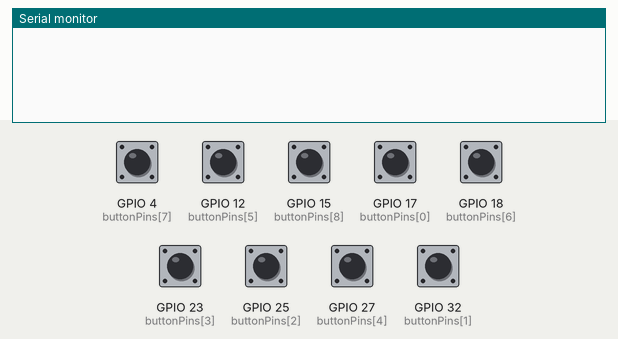
This sketch was run on a simulated ESP32. Shown: the last lines printed to the serial monitor. The inputs (shaded band) are chosen by the test bench; at power-on: GPIO 4 (buttonPins[7]), GPIO 12 (buttonPins[5]), GPIO 15 (buttonPins[8]), GPIO 17 (buttonPins[0]), GPIO 18 (buttonPins[6]), GPIO 23 (buttonPins[3]), GPIO 25 (buttonPins[2]), GPIO 27 (buttonPins[4]), GPIO 32 (buttonPins[1]) HIGH.

Above: at 1.2 s.
1.3 s: GPIO 4 (buttonPins[7]) pulled LOW for 0.15 s
At 2.5 s:
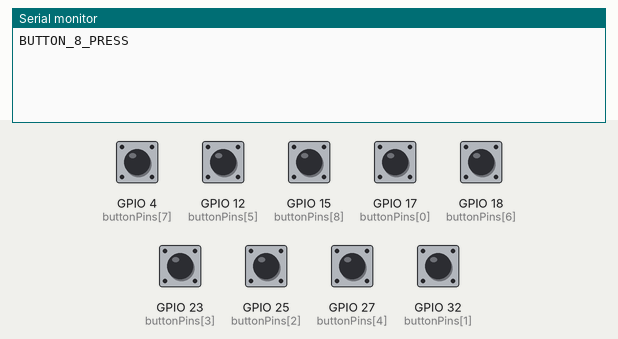
2.9 s: GPIO 12 (buttonPins[5]) pulled LOW for 0.15 s
At 3.7 s:
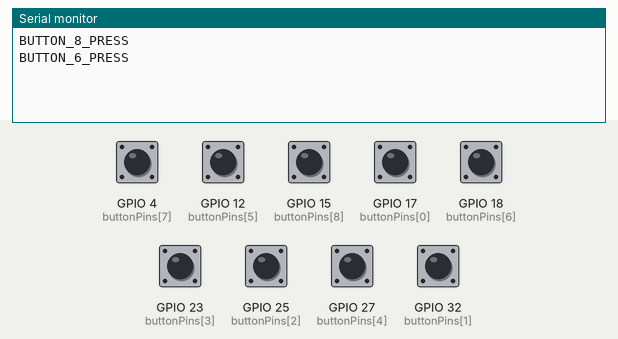
4.5 s: GPIO 15 (buttonPins[8]) pulled LOW for 0.15 s
At 5.8 s:
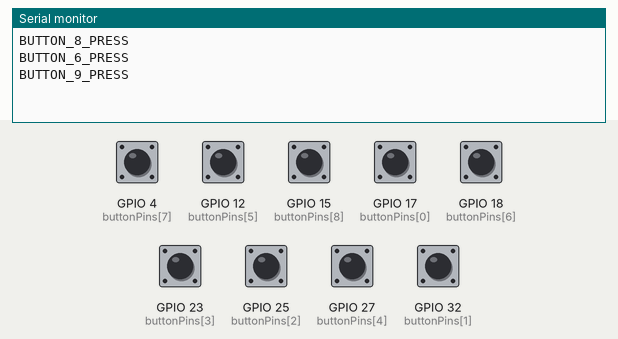
6.1 s: GPIO 17 (buttonPins[0]) pulled LOW for 0.15 s
At 7.4 s:
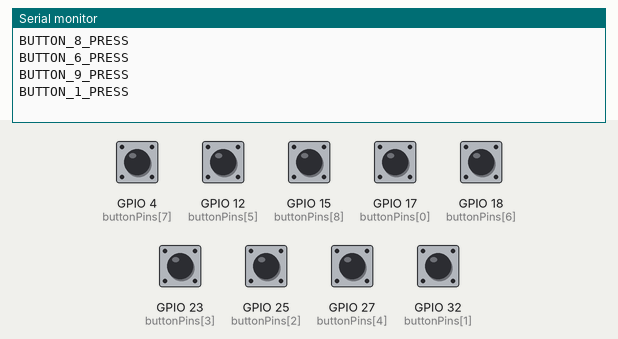
7.7 s: GPIO 18 (buttonPins[6]) pulled LOW for 0.15 s
At 8.6 s:
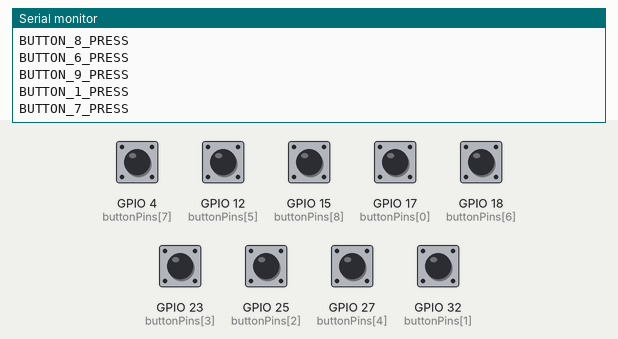
9.3 s: GPIO 23 (buttonPins[3]) pulled LOW for 0.15 s
At 9.8 s:
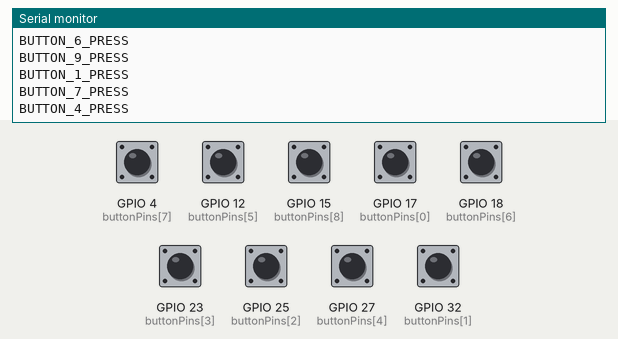
Timing chart, 0 to 11.9 s (numbered marks = the images above; inputs shaded):
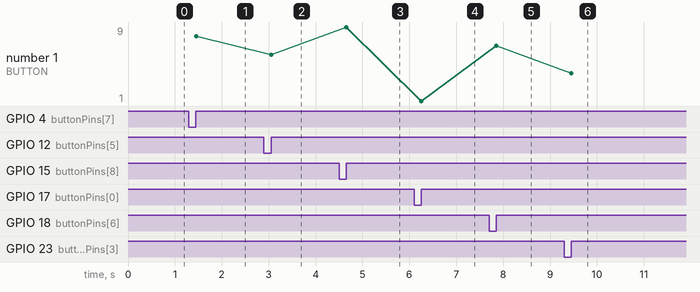

Measured:
- after the input at 1.3 s, the serial monitor: prints a new line after 0.15 s (image 1)
- after the input at 2.9 s, the serial monitor: prints a new line after 0.15 s (image 2)
- after the input at 4.5 s, the serial monitor: prints a new line after 0.15 s (image 3)
- after the input at 6.1 s, the serial monitor: prints a new line after 0.15 s (image 4)
- after the input at 7.7 s, the serial monitor: prints a new line after 0.15 s (image 5)
- after the input at 9.3 s, the serial monitor: prints a new line after 0.15 s (image 6)
- plotted number 1: 8 → 6 after the input at 2.9 s, 6 → 9 after the input at 4.5 s, 9 → 1 after the input at 6.1 s, 1 → 7 after the input at 7.7 s, 7 → 4 after the input at 9.3 s

The sketch:

deckstream.ino
```cpp
/*
  ESP32-WROOM-32D Script for Python Communication (v3 - Remapped)

  This script detects button presses and holds, then sends a clean,
  machine-readable command over USB serial to the listening Python script.

  *** LOGIC FIX ***
  - The button mapping has been updated to match user's preferred layout.
  - The state machine prevents a "PRESS" event from firing after a "HOLD".

  New Button Mapping:
  - UI Button 1 -> Physical Pin 17 (Your old button 9)
  - UI Button 2 -> Physical Pin 32 (Your old button 8)
  - UI Button 3 -> Physical Pin 25 (Your old button 7)
  - UI Button 4 -> Physical Pin 23 (Your old button 6)
  - UI Button 5 -> Physical Pin 27 (Your old button 5)
  - UI Button 6 -> Physical Pin 12 (Your old button 4)
  - UI Button 7 -> Physical Pin 18 (Your old button 3)
  - UI Button 8 -> Physical Pin 4  (Your old button 2)
  - UI Button 9 -> Physical Pin 15 (Your old button 1)
*/

// --- Configuration ---
const int NUM_BUTTONS = 9;
const unsigned long holdTime = 1000;   // 1 second to trigger a hold

// --- Button Pin Definitions (Remapped) ---
const int buttonPins[NUM_BUTTONS] = {
  17, // Button 1
  32, // Button 2
  25, // Button 3
  23, // Button 4
  27, // Button 5
  12, // Button 6
  18, // Button 7
  4,  // Button 8
  15  // Button 9
};

// --- State Machine Variables ---
byte buttonFSM[NUM_BUTTONS];
unsigned long buttonPressTime[NUM_BUTTONS];

// Define the states for our Finite State Machine (FSM)
#define STATE_IDLE 0        // Button is up and inactive
#define STATE_PRESSED 1     // Button is down, awaiting release or hold
#define STATE_HELD 2        // Button has been held down, awaiting release

void setup() {
  // Set the baud rate to match the Python script
  Serial.begin(9600);

  for (int i = 0; i < NUM_BUTTONS; i++) {
    pinMode(buttonPins[i], INPUT_PULLUP);
    // Initialize the state for all buttons to IDLE
    buttonFSM[i] = STATE_IDLE;
  }
}

void loop() {
  // Check each button's state
  for (int i = 0; i < NUM_BUTTONS; i++) {
    updateButtonState(i);
  }
}

// The robust state machine logic
void updateButtonState(int i) {
  byte currentState = digitalRead(buttonPins[i]);

  switch(buttonFSM[i]) {
    case STATE_IDLE:
      // If the button is pressed, move to the PRESSED state and record the time.
      if (currentState == LOW) {
        buttonFSM[i] = STATE_PRESSED;
        buttonPressTime[i] = millis();
      }
      break;

    case STATE_PRESSED:
      // If the button is released from the PRESSED state...
      if (currentState == HIGH) {
        // ...it was released before the hold timer expired. This is a "PRESS" event.
        String command = "BUTTON_" + String(i + 1) + "_PRESS";
        Serial.println(command);
        buttonFSM[i] = STATE_IDLE; // Reset to idle
      }
      // If the hold timer expires while still in the PRESSED state...
      else if (millis() - buttonPressTime[i] > holdTime) {
        // ...this is a "HOLD" event.
        String command = "BUTTON_" + String(i + 1) + "_HOLD";
        Serial.println(command);
        buttonFSM[i] = STATE_HELD; // Move to the HELD state
      }
      break;

    case STATE_HELD:
      // If the button is released from the HELD state...
      if (currentState == HIGH) {
        // ...do nothing. The HOLD action was already sent. Just reset to idle.
        buttonFSM[i] = STATE_IDLE;
      }
      break;
  }
}
```
